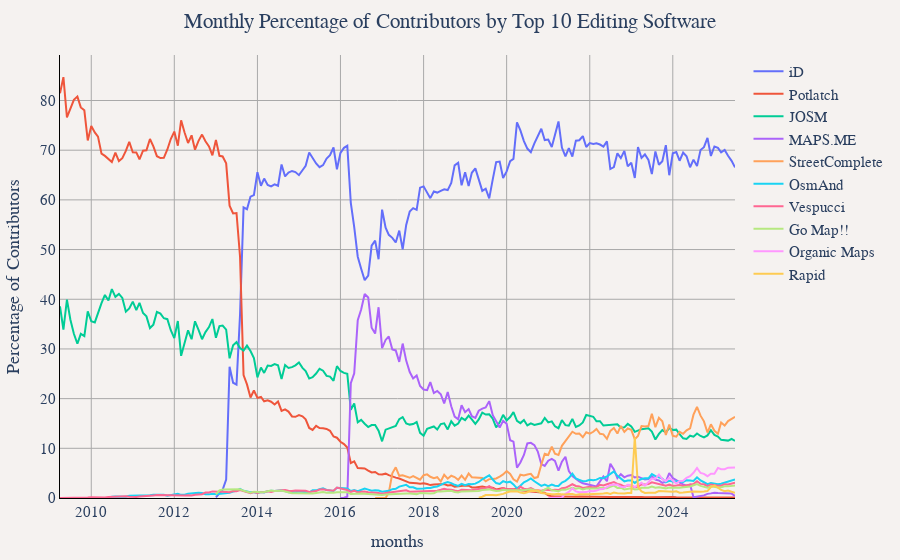

This figure's notebook cell:
### Markdown cell above
## Monthly Percentage of Contributors by Top 10 Editing Software

### Code cell
df = duckdb.sql("""
WITH top_software AS (
	SELECT created_by
	FROM (
		SELECT
			created_by,
			COUNT(DISTINCT user_name) as total_contributors
		FROM '../changeset_data/year=*/month=*/*.parquet'
		WHERE created_by IS NOT NULL
		GROUP BY created_by
		ORDER BY total_contributors DESC
		LIMIT 10
	)
),
monthly_software_contributors AS (
	SELECT 
		CONCAT(year, '-', LPAD(CAST(month as VARCHAR), 2, '0')) as months,
		created_by,
		COUNT(DISTINCT user_name) as contributors
	FROM '../changeset_data/year=*/month=*/*.parquet'
	WHERE created_by IN (SELECT created_by FROM top_software)
	GROUP BY year, month, created_by
),
monthly_total_contributors AS (
	SELECT 
		CONCAT(year, '-', LPAD(CAST(month as VARCHAR), 2, '0')) as months,
		COUNT(DISTINCT user_name) as total_contributors
	FROM '../changeset_data/year=*/month=*/*.parquet'
	WHERE created_by IS NOT NULL
	GROUP BY year, month
)
SELECT 
	msc.months,
	msc.created_by,
	ROUND((msc.contributors * 100.0) / mtc.total_contributors, 2) as 'Percentage of Contributors'
FROM monthly_software_contributors msc
JOIN monthly_total_contributors mtc ON msc.months = mtc.months
ORDER BY msc.months, msc.created_by""").df()

util.show_figure(
    [
        util.FigureConfig(
            title="Monthly Percentage of Contributors by Top 10 Editing Software",
            x_col="months",
            y_col="Percentage of Contributors",
            y_unit_hover_template="%",
            group_col="created_by",
            query_or_df=df,
        ),
    ],
)

### Figure 1 — Plotly figure (JSON) as saved in the notebook; plotly's stock layout.template omitted (floating-point values rounded to 4 significant figures; data arrays with more than 128 entries replaced by an {"elided": "..."} marker saying what was removed)
{"data": [{"hovertemplate": "iD<br>%{x}<br>%{y:,} %<extra></extra>", "name": "iD", "type": "scatter", "visible": true, "x": {"elided": "151 str values"}, "y": {"elided": "151 float values"}}, {"hovertemplate": "Potlatch<br>%{x}<br>%{y:,} %<extra></extra>", "name": "Potlatch", "type": "scatter", "visible": true, "x": {"elided": "196 str values"}, "y": {"elided": "196 float values"}}, {"hovertemplate": "JOSM<br>%{x}<br>%{y:,} %<extra></extra>", "name": "JOSM", "type": "scatter", "visible": true, "x": {"elided": "196 str values"}, "y": {"elided": "196 float values"}}, {"hovertemplate": "MAPS.ME<br>%{x}<br>%{y:,} %<extra></extra>", "name": "MAPS.ME", "type": "scatter", "visible": true, "x": ["2016-01", "2016-02", "2016-03", "2016-04", "2016-05", "2016-06", "2016-07", "2016-08", "2016-09", "2016-10", "2016-11", "2016-12", "2017-01", "2017-02", "2017-03", "2017-04", "2017-05", "2017-06", "2017-07", "2017-08", "2017-09", "2017-10", "2017-11", "2017-12", "2018-01", "2018-02", "2018-03", "2018-04", "2018-05", "2018-06", "2018-07", "2018-08", "2018-09", "2018-10", "2018-11", "2018-12", "2019-01", "2019-02", "2019-03", "2019-04", "2019-05", "2019-06", "2019-07", "2019-08", "2019-09", "2019-10", "2019-11", "2019-12", "2020-01", "2020-02", "2020-03", "2020-04", "2020-05", "2020-06", "2020-07", "2020-08", "2020-09", "2020-10", "2020-11", "2020-12", "2021-01", "2021-02", "2021-03", "2021-04", "2021-05", "2021-06", "2021-07", "2021-08", "2021-09", "2021-10", "2021-11", "2021-12", "2022-01", "2022-02", "2022-03", "2022-04", "2022-05", "2022-06", "2022-07", "2022-08", "2022-09", "2022-10", "2022-11", "2022-12", "2023-01", "2023-02", "2023-03", "2023-04", "2023-05", "2023-06", "2023-07", "2023-08", "2023-09", "2023-10", "2023-11", "2023-12", "2024-01", "2024-02", "2024-03", "2024-04", "2024-05", "2024-06", "2024-07", "2024-10", "2024-11", "2024-12", "2025-01", "2025-02", "2025-03", "2025-04", "2025-05", "2025-06", "2025-07"], "y": [0.0, 0.05, 0.26, 23.11, 25.11, 35.81, 37.92, 41.05, 40.36, 34.27, 33.09, 38.39, 30.17, 31.81, 32.52, 29.9, 29.7, 27.39, 31.08, 27.65, 25.35, 24.06, 24.64, 22.53, 21.83, 21.69, 23.31, 21.12, 21.55, 20.88, 19.02, 21.32, 18.45, 16.37, 15.85, 18.65, 17.27, 17.9, 16.45, 16.11, 17.57, 17.99, 18.21, 19.5, 16.67, 15.29, 14.17, 15.52, 14.95, 11.62, 11.34, 6.09, 7.14, 8.66, 10.98, 11.11, 10.65, 9.35, 6.82, 6.46, 7.51, 7.88, 7.46, 5.49, 7.32, 8.31, 5.43, 4.42, 3.77, 3.34, 2.96, 2.8, 2.61, 2.58, 2.33, 3.34, 4.32, 3.37, 6.9, 5.76, 4.01, 4.8, 4.17, 4.5, 4.61, 4.12, 4.29, 3.99, 3.75, 3.81, 4.39, 3.69, 3.52, 3.05, 3.29, 5.01, 4.01, 3.62, 3.09, 2.74, 2.5, 2.73, 0.14, 0.53, 0.83, 0.93, 1.06, 1.0, 0.94, 0.95, 0.92, 0.89, 0.43]}, {"hovertemplate": "StreetComplete<br>%{x}<br>%{y:,} %<extra></extra>", "name": "StreetComplete", "type": "scatter", "visible": true, "x": ["2016-11", "2016-12", "2017-01", "2017-02", "2017-03", "2017-04", "2017-05", "2017-06", "2017-07", "2017-08", "2017-09", "2017-10", "2017-11", "2017-12", "2018-01", "2018-02", "2018-03", "2018-04", "2018-05", "2018-06", "2018-07", "2018-08", "2018-09", "2018-10", "2018-11", "2018-12", "2019-01", "2019-02", "2019-03", "2019-04", "2019-05", "2019-06", "2019-07", "2019-08", "2019-09", "2019-10", "2019-11", "2019-12", "2020-01", "2020-02", "2020-03", "2020-04", "2020-05", "2020-06", "2020-07", "2020-08", "2020-09", "2020-10", "2020-11", "2020-12", "2021-01", "2021-02", "2021-03", "2021-04", "2021-05", "2021-06", "2021-07", "2021-08", "2021-09", "2021-10", "2021-11", "2021-12", "2022-01", "2022-02", "2022-03", "2022-04", "2022-05", "2022-06", "2022-07", "2022-08", "2022-09", "2022-10", "2022-11", "2022-12", "2023-01", "2023-02", "2023-03", "2023-04", "2023-05", "2023-06", "2023-07", "2023-08", "2023-09", "2023-10", "2023-11", "2023-12", "2024-01", "2024-02", "2024-03", "2024-04", "2024-05", "2024-06", "2024-07", "2024-08", "2024-09", "2024-10", "2024-11", "2024-12", "2025-01", "2025-02", "2025-03", "2025-04", "2025-05", "2025-06", "2025-07"], "y": [0.0, 0.02, 0.01, 0.01, 1.08, 4.97, 6.17, 4.46, 4.57, 4.25, 4.07, 4.41, 4.09, 3.68, 4.58, 4.76, 4.27, 3.97, 4.18, 3.31, 4.66, 3.89, 4.48, 4.21, 3.66, 4.51, 3.66, 4.95, 4.19, 4.12, 4.17, 4.02, 3.35, 3.8, 3.82, 3.93, 4.31, 4.74, 5.42, 4.84, 3.77, 3.32, 4.69, 4.53, 4.74, 4.86, 4.02, 4.21, 6.71, 8.91, 8.67, 10.32, 8.9, 8.65, 10.51, 11.5, 12.34, 13.34, 12.91, 12.96, 12.22, 13.23, 12.94, 13.33, 13.91, 12.93, 12.82, 11.91, 13.5, 14.09, 12.97, 14.5, 13.3, 13.99, 13.71, 11.82, 12.5, 14.48, 14.38, 14.48, 16.94, 14.26, 16.13, 15.46, 12.69, 14.8, 12.51, 12.34, 13.33, 12.93, 13.61, 14.0, 16.77, 18.32, 16.57, 15.43, 13.17, 14.83, 13.52, 12.94, 15.18, 14.59, 15.48, 15.97, 16.33]}, {"hovertemplate": "OsmAnd<br>%{x}<br>%{y:,} %<extra></extra>", "name": "OsmAnd", "type": "scatter", "visible": true, "x": {"elided": "182 str values"}, "y": {"elided": "182 float values"}}, {"hovertemplate": "Vespucci<br>%{x}<br>%{y:,} %<extra></extra>", "name": "Vespucci", "type": "scatter", "visible": true, "x": {"elided": "196 str values"}, "y": {"elided": "196 float values"}}, {"hovertemplate": "Go Map!!<br>%{x}<br>%{y:,} %<extra></extra>", "name": "Go Map!!", "type": "scatter", "visible": true, "x": {"elided": "151 str values"}, "y": {"elided": "151 float values"}}, {"hovertemplate": "Organic Maps<br>%{x}<br>%{y:,} %<extra></extra>", "name": "Organic Maps", "type": "scatter", "visible": true, "x": ["2021-01", "2021-02", "2021-03", "2021-04", "2021-05", "2021-06", "2021-07", "2021-08", "2021-09", "2021-10", "2021-11", "2021-12", "2022-01", "2022-02", "2022-03", "2022-04", "2022-05", "2022-06", "2022-07", "2022-08", "2022-09", "2022-10", "2022-11", "2022-12", "2023-01", "2023-02", "2023-03", "2023-04", "2023-05", "2023-06", "2023-07", "2023-08", "2023-09", "2023-10", "2023-11", "2023-12", "2024-01", "2024-02", "2024-03", "2024-04", "2024-05", "2024-06", "2024-07", "2024-08", "2024-09", "2024-10", "2024-11", "2024-12", "2025-01", "2025-02", "2025-03", "2025-04", "2025-05", "2025-06", "2025-07"], "y": [0.01, 0.02, 0.02, 0.04, 0.09, 0.85, 1.22, 1.93, 1.33, 1.15, 1.11, 1.19, 1.4, 1.36, 1.49, 1.75, 1.81, 2.25, 2.57, 2.72, 2.69, 2.25, 2.15, 2.68, 2.61, 2.19, 2.55, 3.08, 2.47, 3.28, 3.91, 3.87, 4.73, 3.8, 3.38, 4.06, 3.54, 2.9, 3.42, 3.45, 4.08, 4.4, 5.07, 6.06, 5.04, 4.86, 4.39, 4.9, 4.88, 6.06, 5.79, 5.8, 6.11, 6.08, 6.14]}, {"hovertemplate": "Rapid<br>%{x}<br>%{y:,} %<extra></extra>", "name": "Rapid", "type": "scatter", "visible": true, "x": ["2019-05", "2019-06", "2019-07", "2019-08", "2019-09", "2019-10", "2019-11", "2019-12", "2020-01", "2020-02", "2020-03", "2020-04", "2020-05", "2020-06", "2020-07", "2020-08", "2020-09", "2020-10", "2020-11", "2020-12", "2021-01", "2021-02", "2021-03", "2021-04", "2021-05", "2021-06", "2021-07", "2021-08", "2021-09", "2021-10", "2021-11", "2021-12", "2022-01", "2022-02", "2022-03", "2022-04", "2022-05", "2022-06", "2022-07", "2022-08", "2022-09", "2022-10", "2022-11", "2022-12", "2023-01", "2023-02", "2023-03", "2023-04", "2023-05", "2023-06", "2023-07", "2023-08", "2023-09", "2023-10", "2023-11", "2023-12", "2024-01", "2024-02", "2024-03", "2024-04", "2024-05", "2024-06", "2024-07", "2024-08", "2024-09", "2024-10", "2024-11", "2024-12", "2025-01", "2025-02", "2025-03", "2025-04", "2025-05", "2025-06", "2025-07"], "y": [0.07, 0.25, 0.58, 0.62, 0.6, 0.54, 0.62, 0.83, 1.1, 1.31, 1.31, 1.33, 1.08, 0.94, 1.16, 1.44, 1.39, 1.54, 1.02, 0.9, 0.81, 0.77, 0.74, 0.84, 0.73, 0.69, 0.81, 0.81, 0.59, 0.75, 0.74, 0.82, 0.76, 0.79, 0.76, 0.87, 0.92, 1.01, 0.8, 1.09, 0.94, 0.87, 0.93, 0.99, 1.01, 12.23, 2.24, 1.32, 1.01, 1.04, 1.1, 1.07, 1.41, 1.36, 1.23, 1.17, 1.24, 1.36, 1.07, 1.11, 1.23, 1.26, 1.31, 1.22, 1.26, 1.31, 1.39, 2.18, 2.47, 2.08, 1.62, 1.35, 1.51, 1.25, 1.05]}], "layout": {"barmode": "stack", "font": {"family": "Times", "size": 15}, "margin": {"b": 55, "l": 55, "r": 55, "t": 55}, "paper_bgcolor": "#f5f2f0", "plot_bgcolor": "#f5f2f0", "title": {"text": "Monthly Percentage of Contributors by Top 10 Editing Software", "x": 0.5}, "xaxis": {"gridcolor": "darkgray", "linecolor": "black", "showgrid": true, "tickcolor": "black", "title": {"text": "months"}, "zerolinecolor": "darkgray"}, "yaxis": {"gridcolor": "darkgray", "linecolor": "black", "rangemode": "tozero", "showgrid": true, "tickcolor": "black", "title": {"text": "Percentage of Contributors"}, "zerolinecolor": "darkgray"}}}
